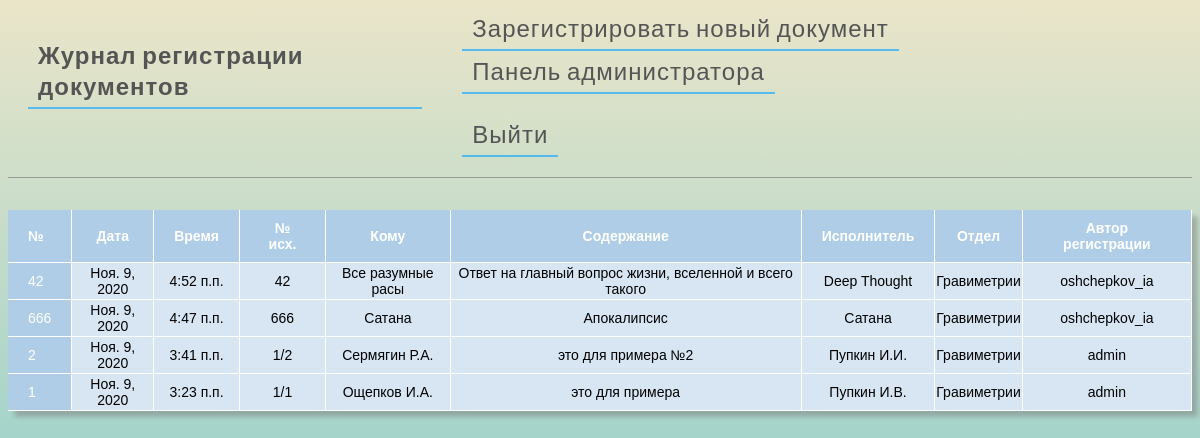
The page / (signed in) on the database as committed earlier.
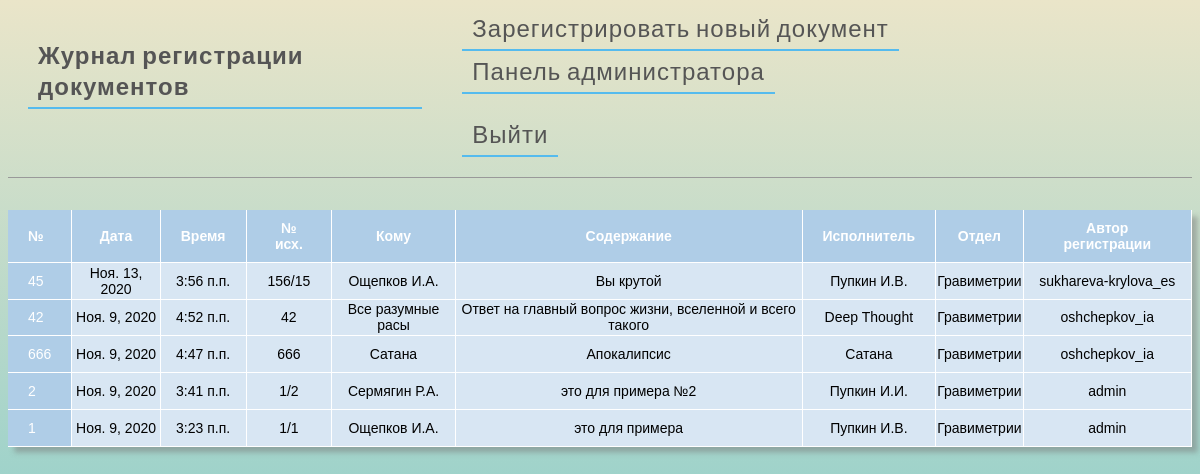
The same page on the database as committed later.
### journal/models.py (models this page shows, shortened)
class Entry(models.Model):
    number = models.IntegerField("№", default=0)
    reg_date = models.DateField(auto_now=True)
    reg_time = models.TimeField(auto_now=True)
    number_out = models.CharField("№ исх.", max_length=64, default='')
    to_whom = models.CharField("Кому", max_length=200, default='')
    what = models.CharField("Содержание", max_length=200, default='')
    executor = models.CharField("Исполнитель", max_length=200, default='')
    author = models.ForeignKey(
        'auth.User',
        on_delete=models.CASCADE
    )
    departament = models.CharField("Отдел", max_length=200, default='')
    class Meta:
        verbose_name = 'Запись в журнале'     # Для единственного числа
        verbose_name_plural = 'Записи в журнале'      # Для множественного числа

### journal/views.py (the view)
# urls.py: path('', JournalView.as_view(), name='home'),
class JournalView(ListView):
    model = Entry
    template_name = 'home.html'
    queryset = get_some_last_model_elements(obj=Entry, begin=0, end=50)

### journal/templates/home.html (shortened to what this page needs)
{% extends 'base.html' %}
{% load static %}
{% block content %}
<link href="{% static 'css/home.css' %}" rel="stylesheet">
<table>
    <tr>
        <th>№</th>
        <th>Дата</th>
        <th>Время</th>
        <th>№ исх.</th>
        <th>Кому</th>
        <th>Содержание</th>
        <th>Исполнитель</th>
        <th>Отдел</th>
        <th>Автор регистрации</th>
    </tr>
    {% for item in object_list %}
    <tr>
        {% if user.username != "admin" %}
                {% for group in user.groups.all %}
                    {% if group.name == item.departament %}
                        <td>{{ item.number }}</td>
                        <td>{{ item.reg_date }}</td>
                        <td>{{ item.reg_time }}</td>
                        <td>{{ item.number_out }}</td>
                        <td>{{ item.to_whom }}</td>
                        <td>{{ item.what }}</td>
                        <td>{{ item.executor }}</td>
                        <td>{{ item.departament }}</td>
                        <td>{{ item.author }}</td>
                    {% endif %}
                {% endfor %}
        {% endif %}
    </tr>
    {% endfor %}
</table>
{% endblock content %}

Rows that differ between the two databases and show on the page:
added Entry: number "45", reg_date "Ноя. 13, 2020", reg_time "3:56 п.п.", number_out "156/15", to_whom "Ощепков И.А.", what "Вы крутой", executor "Пупкин И.В.", departament "Гравиметрии", author "sukhareva-krylova_es"
